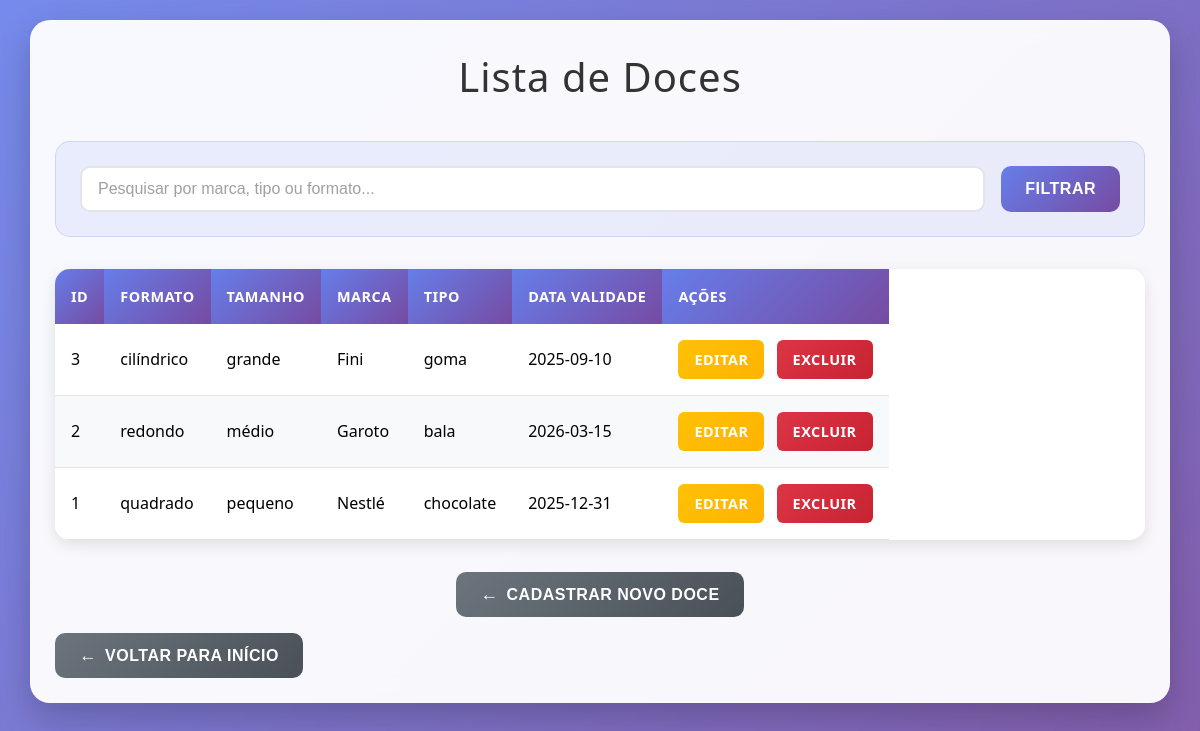
Screenshot of /view/listar_doces.php (signed in) with the database file from the repository.
### tables this page shows
CREATE TABLE DOCE (
    DOCE_ID INTEGER AUTO_INCREMENT PRIMARY KEY,
    FORMATO VARCHAR(255),
    TAMANHO VARCHAR(255),
    MARCA VARCHAR(255),
    TIPO VARCHAR(255),
    DATA_VALIDADE DATE,
    FK_USUARIO_ID INTEGER
);

### model/model_doce.php (called while the page is built, shortened)
<?php
class Doce{
    public function listar_doces() {
        $conn = Database::getConnection();
        $sql = "SELECT D.DOCE_ID, D.FORMATO, D.TAMANHO, D.MARCA, D.TIPO, D.DATA_VALIDADE, E.ESTOQUE_QUANTIDADE, U.NOME, U.EMAIL
                FROM DOCE D
                JOIN USUARIO U ON D.FK_USUARIO_ID = U.USUARIO_ID
                LEFT JOIN ESTOQUE E ON D.DOCE_ID = E.FK_DOCE_ID
                ORDER BY D.MARCA";
        $result = $conn->query($sql);
        return $result->fetch_all(MYSQLI_ASSOC);
    }
}
?>

### view/listar_doces.php (the view, shortened to what this page needs)
<?php
require_once "./../controller/controller_doce.php";
$doce = new Doce();
if (isset($_POST['botao_pesquisar'])) {
    $resultados = $doce->filtrar_doce($_POST['pesquisar']);
}
else {
    $resultados = $doce->listar_doces();
}
?>
<!DOCTYPE html>
<html lang="pt-br">
    <head>
        <link rel="stylesheet" href="../CSS/listar.css">
    </head>
    <body>
        <div class="container">
            <h1>Lista de Doces</h1>
            <form method="POST">
                <input type="search" id="pesquisar" name="pesquisar" placeholder="Pesquisar por marca, tipo ou formato...">
                <input type="submit" id="botao_pesquisar" name="botao_pesquisar" value="Filtrar">
            </form>
            <table>
                <thead>
                    <tr>
                        <th>ID</th>
                        <th>FORMATO</th>
                        <th>TAMANHO</th>
                        <th>MARCA</th>
                        <th>TIPO</th>
                        <th>DATA VALIDADE</th>
                        <th>AÇÕES</th>
                    </tr>
                </thead>
                <tbody>
                    <?php if(count($resultados) > 0): ?>
                        <?php foreach($resultados as $r): ?>
                            <tr>
                                <td><?php echo $r["DOCE_ID"]; ?></td>
                                <td><?php echo htmlspecialchars($r["FORMATO"]); ?></td>
                                <td><?php echo htmlspecialchars($r["TAMANHO"]); ?></td>
                                <td><?php echo htmlspecialchars($r["MARCA"]); ?></td>
                                <td><?php echo htmlspecialchars($r["TIPO"]); ?></td>
                                <td><?php echo htmlspecialchars($r["DATA_VALIDADE"]); ?></td>
                                <td>
                                    <a href='editar_doce.php?acao=editar_doce&id=<?php echo $r["DOCE_ID"]; ?>'
                                       title="Editar doce"
                                       class="action-tooltip">
                                        Editar
                                    </a>
                                    <a href='./../controller/controller_doce.php?acao=excluir_doce&id=<?php echo $r["DOCE_ID"]; ?>'
                                       title="Excluir doce"
                                       class="action-tooltip"
                                       onclick="return confirm('Tem certeza que deseja excluir este doce?')">
                                        Excluir
                                    </a>
                                </td>
                            </tr>
                        <?php endforeach; ?>
                    <?php else: ?>
                        <tr>
                            <td colspan='7' style='text-align: center;'>Nenhum doce cadastrado!</td>
                        </tr>
                    <?php endif; ?>
                </tbody>
            </table>
            <div class="button-container">
                <a href="cadastro_doce.php">
                    <button>Cadastrar Novo Doce</button>
                </a>
            </div>
            <a href="inicial.php">
                <button>Voltar para Início</button>
            </a>
        </div>
    </body>
</html>

### CSS/listar.css (style rules this page uses)
* { margin: 0; padding: 0; box-sizing: border-box; }
body { font-family: 'Segoe UI', Tahoma, Geneva, Verdana, sans-serif; background: linear-gradient(135deg, #667eea 0%, #764ba2 100%); min-height: 100vh; padding: 20px; line-height: 1.6; }
body::before { content: ''; position: fixed; top: 0; left: 0; width: 100%; height: 100%; background: rgba(255, 255, 255, 0.1); backdrop-filter: blur(10px); z-index: -1; }
.container { max-width: 1200px; margin: 0 auto; background: rgba(255, 255, 255, 0.95); border-radius: 20px; padding: 2rem; box-shadow: 0 15px 35px rgba(0, 0, 0, 0.2); backdrop-filter: blur(10px); border: 1px solid rgba(255, 255, 255, 0.2); }
h1 { color: #333; text-align: center; margin-bottom: 2rem; font-size: 2.5rem; font-weight: 300; letter-spacing: 1px; }
form[method="POST"] { display: flex; gap: 1rem; margin-bottom: 2rem; background: rgba(102, 126, 234, 0.1); padding: 1.5rem; border-radius: 15px; border: 1px solid rgba(102, 126, 234, 0.2); }
input[type="search"] { flex: 1; padding: 12px 16px; border: 2px solid #e1e5e9; border-radius: 10px; font-size: 1rem; transition: all 0.3s ease; background: #fff; color: #333; }
input[type="search"]::placeholder { color: #a0a0a0; }
input[type="submit"][name="botao_pesquisar"] { background: linear-gradient(135deg, #667eea 0%, #764ba2 100%); color: white; padding: 12px 24px; border: none; border-radius: 10px; font-size: 1rem; font-weight: 600; cursor: pointer; transition: all 0.3s ease; text-transform: uppercase; letter-spacing: 0.5px; white-space: nowrap; }
table { width: 100%; border-collapse: collapse; background: #fff; border-radius: 15px; overflow: hidden; box-shadow: 0 5px 15px rgba(0, 0, 0, 0.1); margin-bottom: 2rem; }
th { background: linear-gradient(135deg, #667eea 0%, #764ba2 100%); color: white; padding: 1rem; text-align: left; font-weight: 600; text-transform: uppercase; letter-spacing: 0.5px; font-size: 0.9rem; }
td { padding: 1rem; border-bottom: 1px solid #e1e5e9; background: #fff; transition: background 0.3s ease; }
tr:nth-child(even) td { background: #f8f9fa; }
td a { text-decoration: none; padding: 8px 16px; border-radius: 6px; font-weight: 600; font-size: 0.9rem; text-align: center; display: inline-block; transition: all 0.3s ease; text-transform: uppercase; letter-spacing: 0.5px; min-width: 80px; }
td a:first-child { background: linear-gradient(135deg, #ffc107 0%, #ffb300 100%); color: #fff; margin-right: 0.5rem; }
td a:last-child { background: linear-gradient(135deg, #dc3545 0%, #c82333 100%); color: #fff; }
.button-container { display: flex; gap: 1rem; justify-content: center; margin-bottom: 1rem; }
a button { background: linear-gradient(135deg, #28a745 0%, #20c997 100%); color: white; padding: 12px 24px; border: none; border-radius: 10px; font-size: 1rem; font-weight: 600; cursor: pointer; transition: all 0.3s ease; text-transform: uppercase; letter-spacing: 0.5px; display: flex; align-items: center; gap: 8px; }
a:last-child button { background: linear-gradient(135deg, #6c757d 0%, #495057 100%); }
a:first-child button::before { content: '➕'; font-size: 1.1rem; }
a:last-child button::before { content: '←'; font-size: 1.1rem; font-weight: bold; }
.container { animation: fadeInUp 0.6s ease; }
@media (max-width: 1200px) { .container { margin: 0 10px; padding: 1.5rem; } }
@media (max-width: 1200px) { table { display: block; overflow-x: auto; white-space: nowrap; } }
.action-tooltip { position: relative; cursor: help; }
a { text-decoration: none; }

### rows the page displays
doce: DOCE_ID "3", FORMATO "cilíndrico", TAMANHO "grande", MARCA "Fini", TIPO "goma", DATA_VALIDADE "2025-09-10"
doce: DOCE_ID "2", FORMATO "redondo", TAMANHO "médio", MARCA "Garoto", TIPO "bala", DATA_VALIDADE "2026-03-15"
doce: DOCE_ID "1", FORMATO "quadrado", TAMANHO "pequeno", MARCA "Nestlé", TIPO "chocolate", DATA_VALIDADE "2025-12-31"
